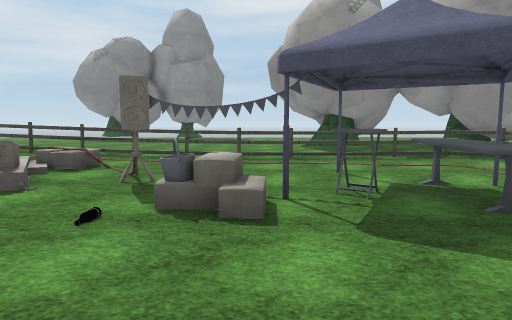
view 1 (above)

15 first-person views from a walk through a scene from a Unity 3-D project. The camera is 1.5 m above the floor, tilts 6° down and sees 75° across. The floor is counted in squares, 1.8 m on a side. Each view is taken from the middle of a square. On the plan, view 1 faces up. The plan holds only what a view shows up to about 11 squares ahead; the rest is blank. The place goes on beyond the plan. The player character is not drawn. Some animated figures are not drawn. Some surface patterns are stand-ins.

view 2
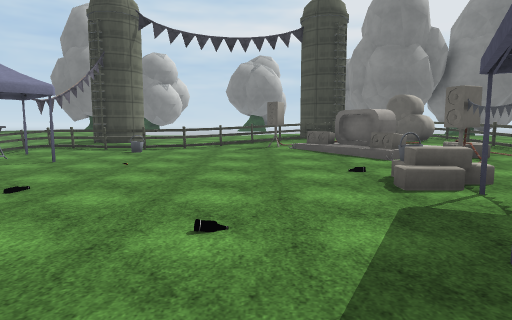

view 3
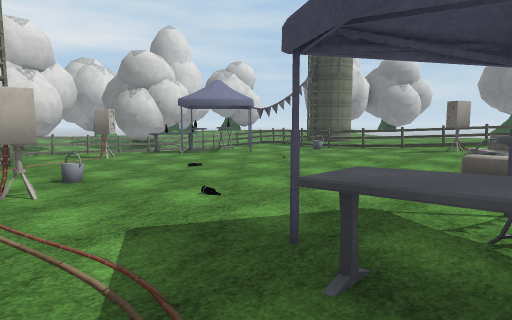

view 4
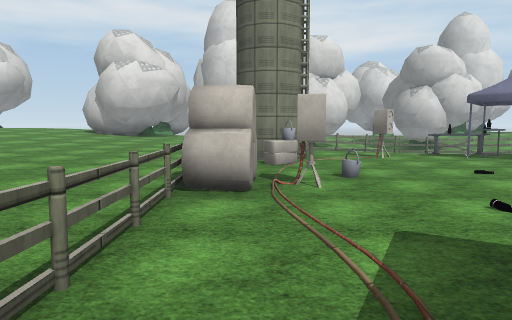

view 5
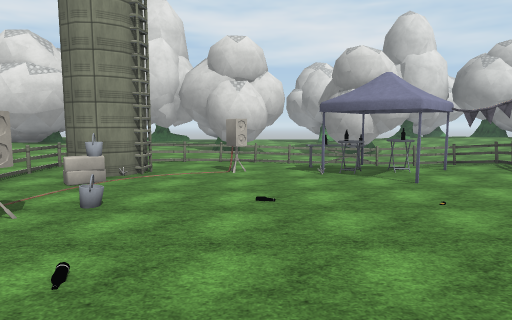

view 6
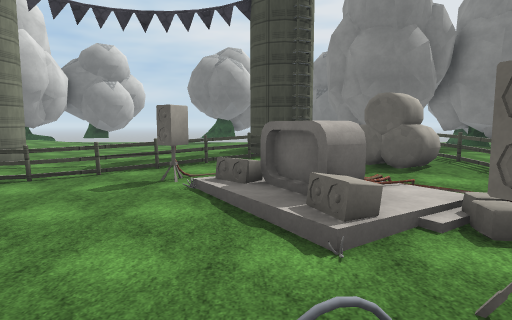

view 7
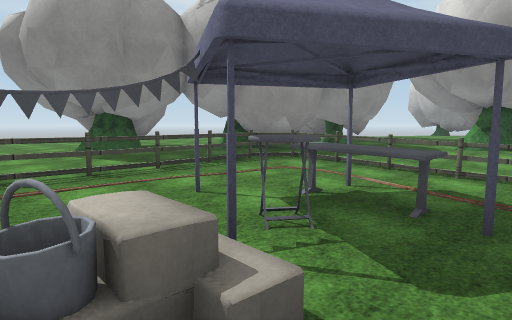

view 8
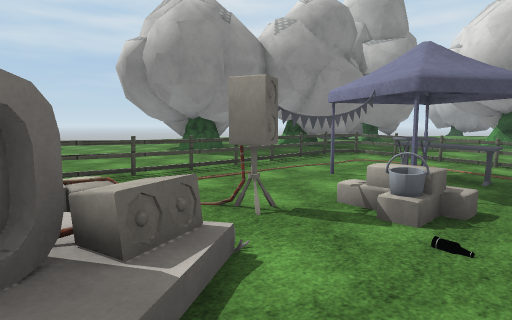

view 9
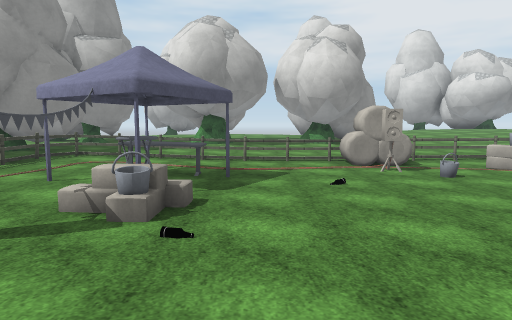

view 10
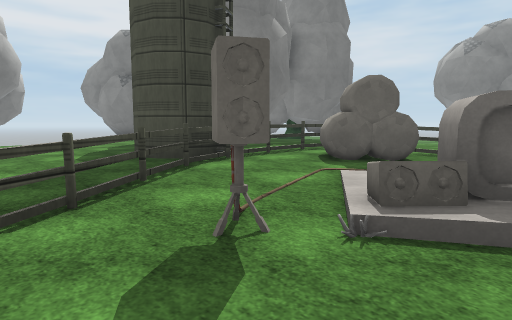

view 11
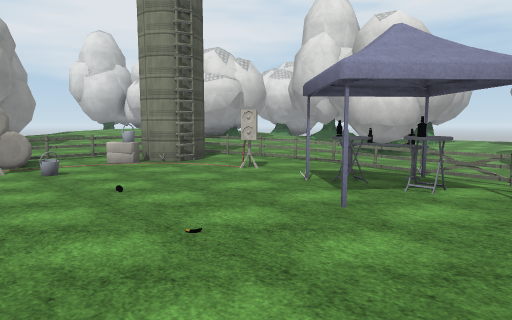

view 12
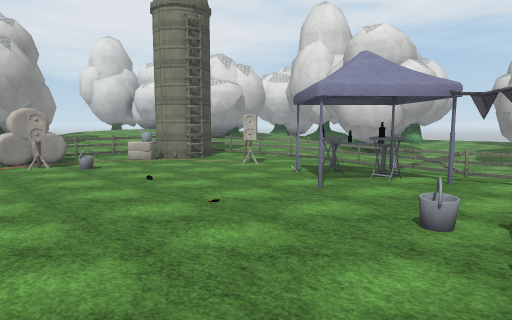

view 13
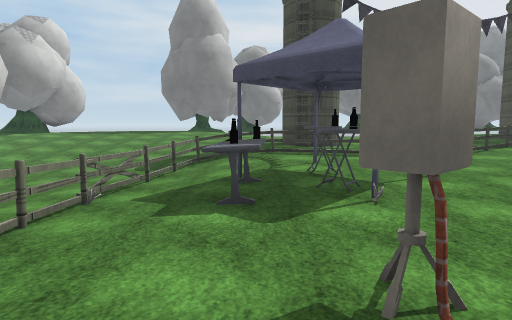

view 14
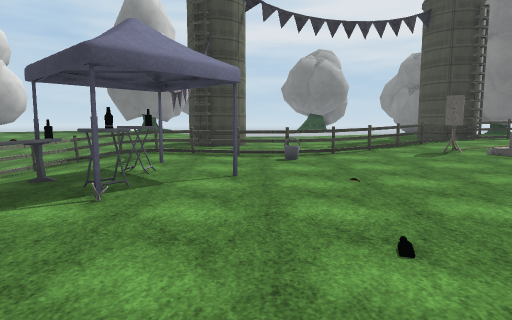

view 15
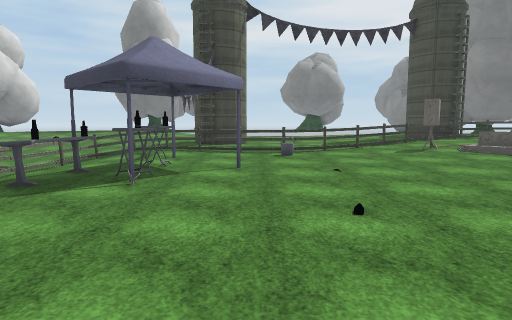

### Floor plan
Key: @ floor where view 1 was taken; # wall or solid block; x gap in a wall; . main floor; : floor 0.25 m higher than the main floor; - floor 0.25 m lower than the main floor; + floor 0.5 m higher than the main floor; _ floor 0.5 m lower than the main floor; * floor 0.75 m higher than the main floor; / step, stairs or slope; = window, fence, low wall or low ledge; T tree; S speaker; E tent; B bucket; O other object.
Columns run from 11 left of view 1 to 7 right of it. Each row starts with its distance up from view 1.
 10                  T
  9  **++++::::::::::TT
  8 T**==========:==:TT
  7  *=*++++:::::=::=:
  6  *=OOO+/ :::::::=:
  5   =+O+///S::....x:
  4   #++++OSS#EOOE.x.
  3  ##++/SOO:B/.OO.=.
  2  ++=+SO:::......=.
  1  +++=::::.......=.
  0  ++:=:::...@...O#.
 -1   :::=:.......SOO.
 -2  ::::#B.O....B.O#.
 -3  ::::=:.........=.
 -4   ##:=:..O...BO##.
 -5   ##=::OOE.S..###.
 -6   ::x/..OO....###.
 -7   :.x//----...=#
 -8   .--//x_O--..

Positions as (right, up) in squares from view 1, and headings:
1: (0, 0), facing up
2: (4, 1), facing left
3: (4, 4), facing down-left
4: (4, 4), facing down
5: (0, 3), facing down
6: (0, 3), facing left
7: (-1, 2), facing up-right
8: (-4, 2), facing up-right
9: (-4, 2), facing right
10: (-4, 0), facing up-left
11: (-5, 0), facing down-right
12: (-6, 1), facing down-right
13: (2, -6), facing left
14: (2, -3), facing left
15: (3, -3), facing left
